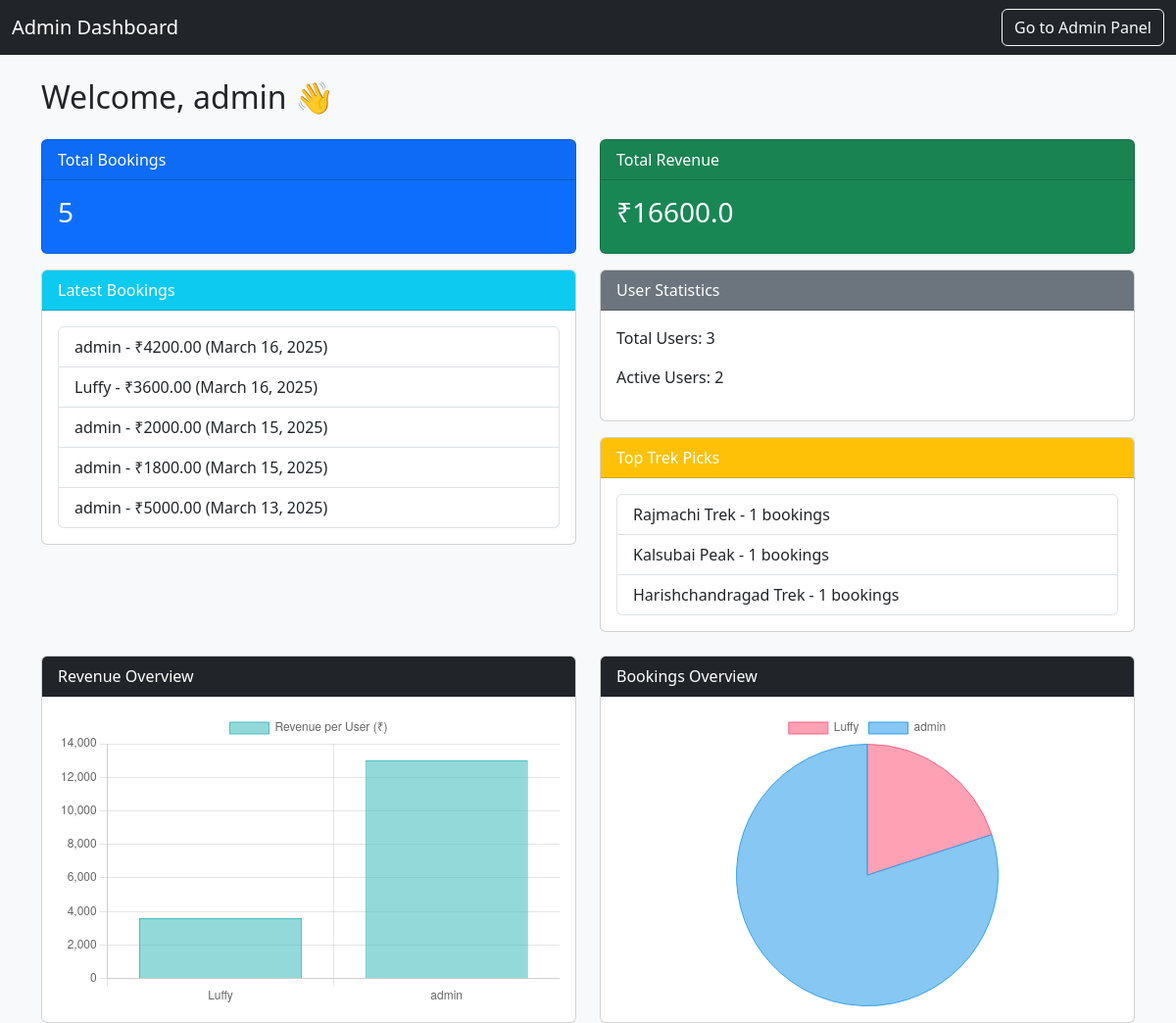
Page /admin-dashboard/ (signed in) on the committed database.
### app/models.py (models this page shows, shortened)
class CustomUser(AbstractUser):
    full_name = models.CharField(max_length=255)
    phone_number = models.CharField(max_length=15, unique=True)
    otp = models.CharField(max_length=6, null=True, blank=True)  # Store OTP
    is_verified = models.BooleanField(default=False)

class Booking(models.Model):
    trek = models.ForeignKey('Trek', on_delete=models.CASCADE)
    name = models.CharField(max_length=255)  # Store user-entered name
    email = models.EmailField()  # Store user-entered email
    date = models.DateField()  # User-selected date
    number_of_people = models.PositiveIntegerField()  # User-selected number of people
    total_price = models.DecimalField(max_digits=10, decimal_places=2, blank=True, null=True)  # Auto-calculated

class Trek(models.Model):
    trek_id = models.AutoField(primary_key=True)
    name = models.CharField(max_length=200)
    difficulty = models.CharField(
        max_length=20,
        choices=[('easy', 'Easy'), ('moderate', 'Moderate'), ('hard', 'Hard')]
    )
    season = models.CharField(
        max_length=20,
        choices=[('monsoon', 'Monsoon'), ('winter', 'Winter'), ('summer', 'Summer')]
    )
    duration = models.CharField(
        max_length=20,
        choices=[('one-day', 'One-Day'), ('weekend', 'Weekend')]
    )
    price = models.DecimalField(max_digits=10, decimal_places=2)
    image = models.ImageField(upload_to='media/')
    description = models.TextField()
    pickup_location = models.CharField(max_length=255, default="Nearest Railway Station")
    drop_location = models.CharField(max_length=255, default="Lonavala Railway Station")
    meals = models.TextField(default="Breakfast, Lunch, Dinner included")

### app/views.py (the view)
# urls.py: path('admin-dashboard/', views.admin_dashboard, name='admin_dashboard'),
@staff_member_required
def admin_dashboard(request):
    total_bookings = Booking.objects.count()
    total_revenue = Booking.objects.aggregate(total_revenue=Sum('total_price'))['total_revenue'] or 0
    latest_bookings = Booking.objects.order_by('-date')[:6]
    total_users = CustomUser.objects.count()
    active_users = CustomUser.objects.filter(is_active=True).count()
    user_booking_data = Booking.objects.values('name').annotate(total_bookings=Count('id'))
    user_revenue_data = Booking.objects.values('name').annotate(total_revenue=Sum('total_price'))
    user_booking_labels = [entry['name'] for entry in user_booking_data]
    user_booking_values = [entry['total_bookings'] for entry in user_booking_data]
    user_revenue_labels = [entry['name'] for entry in user_revenue_data]
    user_revenue_values = [
        float(entry['total_revenue']) if entry['total_revenue'] else 0
        for entry in user_revenue_data
    ]
    top_trek_picks = Trek.objects.annotate(num_bookings=Count('booking')).order_by('-num_bookings')[:3]
    context = {
        'total_bookings': total_bookings,
        'total_revenue': float(total_revenue),
        'latest_bookings': latest_bookings,
        'total_users': total_users,
        'active_users': active_users,
        'user_booking_labels': json.dumps(user_booking_labels),
        'user_booking_values': json.dumps(user_booking_values),
        'user_revenue_labels': json.dumps(user_revenue_labels),
        'user_revenue_values': json.dumps(user_revenue_values),
        'top_trek_picks': top_trek_picks,
    }
    return render(request, 'admin/admin_dashboard.html', context)

### app/templates/admin/admin_dashboard.html (shortened to what this page needs)
<!DOCTYPE html>
<html lang="en">
<head>
    <link rel="stylesheet" href="https://cdn.jsdelivr.net/npm/bootstrap@5.3.0/dist/css/bootstrap.min.css">
</head>
<body class="bg-light">
    <nav class="navbar navbar-dark bg-dark">
        <div class="container-fluid">
            <a class="navbar-brand" href="#">Admin Dashboard</a>
            <a href="{% url 'admin:index' %}" class="btn btn-outline-light">Go to Admin Panel</a>
        </div>
    </nav>
    <div class="container mt-4">
        <h2 class="mb-4">Welcome, {{ request.user.username }} 👋</h2>
        <div class="row">
            <div class="col-md-6">
                <div class="card text-white bg-primary mb-3">
                    <div class="card-header">Total Bookings</div>
                    <div class="card-body">
                        <h3>{{ total_bookings }}</h3>
                    </div>
                </div>
            </div>
            <div class="col-md-6">
                <div class="card text-white bg-success mb-3">
                    <div class="card-header">Total Revenue</div>
                    <div class="card-body">
                        <h3>₹{{ total_revenue }}</h3>
                    </div>
                </div>
            </div>
        </div>
        <div class="row">
            <div class="col-md-6">
                <div class="card">
                    <div class="card-header bg-info text-white">Latest Bookings</div>
                    <div class="card-body">
                        <ul class="list-group">
                            {% for booking in latest_bookings %}
                            <li class="list-group-item">
                                {{ booking.name }} - ₹{{ booking.total_price }} ({{ booking.date }})
                            </li>
                            {% empty %}
                            <li class="list-group-item">No recent bookings.</li>
                            {% endfor %}
                        </ul>
                    </div>
                </div>
            </div>
            <div class="col-md-6">
                <div class="card mb-3">
                    <div class="card-header bg-secondary text-white">User Statistics</div>
                    <div class="card-body">
                        <p>Total Users: {{ total_users }}</p>
                        <p>Active Users: {{ active_users }}</p>
                    </div>
                </div>
                <div class="card">
                    <div class="card-header bg-warning text-white">Top Trek Picks</div>
                    <div class="card-body">
                        <ul class="list-group">
                            {% for trek in top_trek_picks %}
                            <li class="list-group-item">{{ trek.name }} - {{ trek.num_bookings }} bookings</li>
                            {% empty %}
                            <li class="list-group-item">No popular treks yet.</li>
                            {% endfor %}
                        </ul>
                    </div>
                </div>
            </div>
        </div>
        <div class="row mt-4">
            <div class="col-md-6">
                <div class="card">
                    <div class="card-header bg-dark text-white">Revenue Overview</div>
                    <div class="card-body">
                        <canvas id="revenueChart"></canvas>
                    </div>
                </div>
            </div>
            <div class="col-md-6">
                <div class="card">
                    <div class="card-header bg-dark text-white">Bookings Overview</div>
                    <div class="card-body">
                        <canvas id="bookingsChart"></canvas>
                    </div>
                </div>
            </div>
        </div>
    </div>
    <script>
        window.onload = function() {
            var revenueLabels = {{ user_revenue_labels|safe }};
            var revenueData = {{ user_revenue_values|safe }};
            var bookingLabels = {{ user_booking_labels|safe }};
            var bookingData = {{ user_booking_values|safe }};
            var ctxRevenue = document.getElementById('revenueChart').getContext('2d');
            new Chart(ctxRevenue, {
                type: 'bar',
                data: {
                    labels: revenueLabels,
                    datasets: [{
                        label: 'Revenue per User (₹)',
                        data: revenueData,
                        backgroundColor: 'rgba(75, 192, 192, 0.6)',
                        borderColor: 'rgba(75, 192, 192, 1)',
                        borderWidth: 1
                    }]
                },
                options: {
                    responsive: true,
                    maintainAspectRatio: false,
                    aspectRatio: 2  // Ensures equal chart proportions
                }
            });
            var ctxBookings = document.getElementById('bookingsChart').getContext('2d');
            new Chart(ctxBookings, {
                type: 'pie',
                data: {
                    labels: bookingLabels,
                    datasets: [{
                        label: 'Total Bookings per User',
                        data: bookingData,
                        backgroundColor: ['rgba(255, 99, 132, 0.6)', 'rgba(54, 162, 235, 0.6)', 'rgba(255, 206, 86, 0.6)'],
                        borderColor: ['rgba(255, 99, 132, 1)', 'rgba(54, 162, 235, 1)', 'rgba(255, 206, 86, 1)'],
                        borderWidth: 1
                    }]
                },
                options: {
                    responsive: true,
                    maintainAspectRatio: false,
                    aspectRatio: 2  // Ensures equal chart proportions
                }
            });
        };
    </script>
</body>
</html>

### app/templates/admin/admin_dashboard.html (style rules this page uses)
canvas { width: 100% !important; height: 300px !important; }

### rows in the picture
CustomUser: user.username "admin"
Booking: name "admin", total_price "4200.00", date "March 16, 2025"
Booking: name "Luffy", total_price "3600.00", date "March 16, 2025"
Booking: name "admin", total_price "2000.00", date "March 15, 2025"
Booking: name "admin", total_price "1800.00", date "March 15, 2025"
Booking: name "admin", total_price "5000.00", date "March 13, 2025"
Trek: name "Rajmachi Trek", num_bookings "1"
Trek: name "Kalsubai Peak", num_bookings "1"
Trek: name "Harishchandragad Trek", num_bookings "1"

### other values in the picture
{{ total_bookings }} "5"
{{ total_revenue }} "16600.0"
{{ total_users }} "3"
{{ active_users }} "2"
chart data {{ user_revenue_labels|safe }} ["Luffy", "admin"]
chart data {{ user_revenue_values|safe }} [3600.0, 13000.0]
chart data {{ user_booking_labels|safe }} ["Luffy", "admin"]
chart data {{ user_booking_values|safe }} [1, 4]
